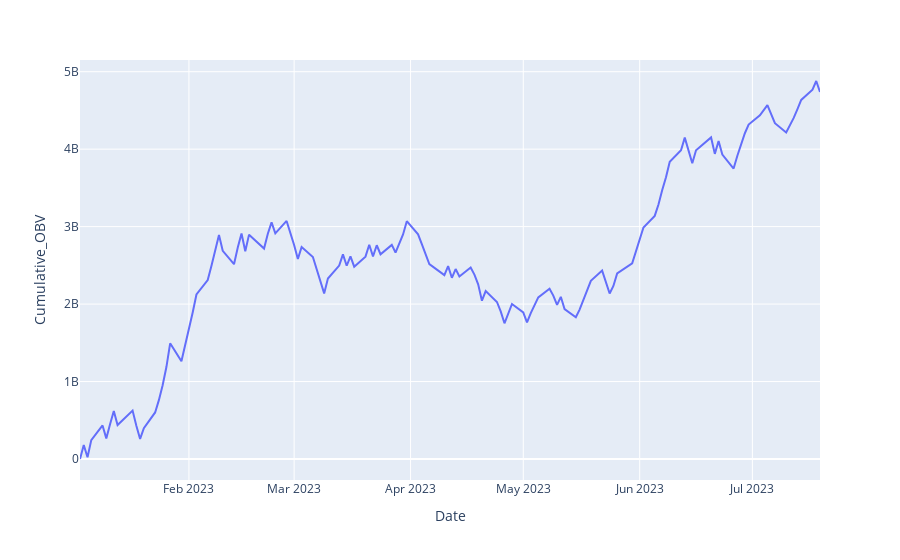

Write notebook code for a chart like this one.
### Code cell
fig = px.line(data, x=data.index, y= 'Cumulative_OBV')
fig.show()

### Figure 1 — Plotly figure (JSON) as saved in the notebook; plotly's stock layout.template omitted (floating-point values rounded to 4 significant figures; data arrays with more than 128 entries replaced by an {"elided": "..."} marker saying what was removed)
{"data": [{"hovertemplate": "Date=%{x}<br>Cumulative_OBV=%{y}<extra></extra>", "legendgroup": "", "line": {"color": "#636efa", "dash": "solid"}, "marker": {"symbol": "circle"}, "mode": "lines", "name": "", "orientation": "v", "showlegend": false, "type": "scatter", "x": {"elided": "136 str values"}, "xaxis": "x", "y": {"elided": "136 int values"}, "yaxis": "y"}], "layout": {"legend": {"tracegroupgap": 0}, "margin": {"t": 60}, "xaxis": {"anchor": "y", "domain": [0, 1], "title": {"text": "Date"}}, "yaxis": {"anchor": "x", "domain": [0, 1], "title": {"text": "Cumulative_OBV"}}}}
